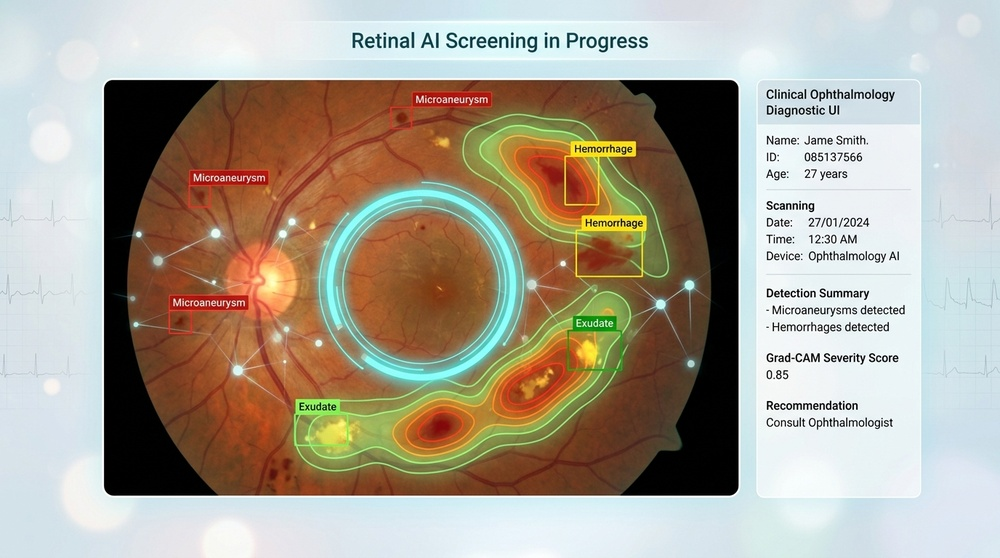
%> input picture ai_dr_bg_scan.jpg, 1000 x 558 px, shrunk from 1376 x 768 before the run
$ octave --eval "result = enhanceImage(imread('../../../../ai_dr_bg_scan.jpg'));"   (GNU Octave 9; MATLAB toolbox functions it lacks are replaced by stand-ins)
%> lines starting %> are read from the running program, lines starting %| are printed output that depends on the picture
function outImg = enhanceImage(img, qc)
%ENHANCEIMAGE  Adaptive enhancement for borderline-quality fundus images.
%
%   outImg = ENHANCEIMAGE(img, qc) applies, conditionally on the quality
%   report qc from ASSESSIMAGEQUALITY:
%       - illumination normalization (background estimation + division)
%       - CLAHE contrast enhancement on luminance channel
%       - edge-preserving denoising
%   and returns an RGB image in the original class/range.
%
%   If qc is omitted, all steps are applied at default strength.

    if nargin < 2
        qc = struct('illumination', 0.5, 'contrast', 0.5, 'sharpness', 0.7);
    end

    wasUint8 = isa(img, 'uint8');
%> wasUint8 = true
    imgD = im2double(img);

    % Work in Lab color space so we enhance luminance without distorting
    % the red/green channel relationships lesion detectors rely on.
    labImg = rgb2lab(imgD);
%> labImg: size 558x1000x3 double; mean of channels 1, 2, 3 66.2, 2.9, 10.2
    L = labImg(:,:,1) / 100; % normalize to [0,1]
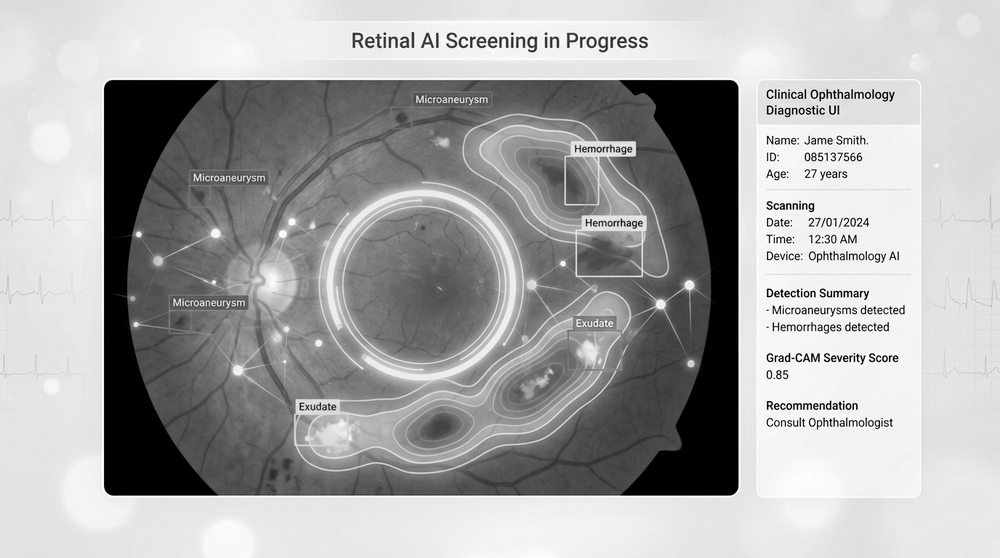
%> L: size 558x1000 double; min 0, max 1, mean 0.662

    % --- 1. Illumination normalization ---
    % Estimate slowly-varying background illumination with a large
    % Gaussian blur, then flatten it out (common fundus preprocessing trick).
    if qc.illumination < 0.75
        sigma = round(min(size(L,1), size(L,2)) / 12);
%> sigma = 47
        background = imgaussfilt(L, max(sigma,10));
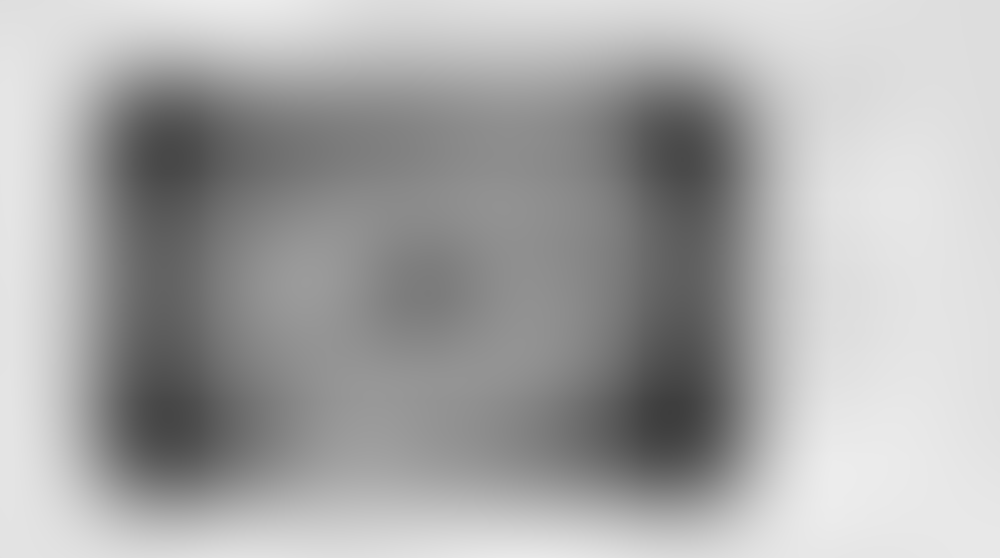
%> background: size 558x1000 double; min 0.243, max 0.928, mean 0.663
        L = L - background + mean(background(:));
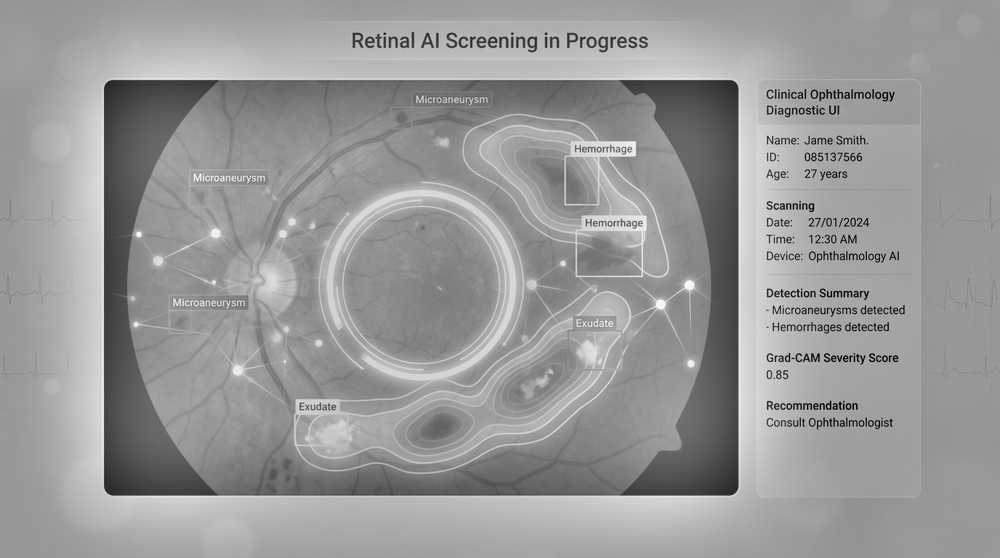
%> L: size 558x1000 double; min -0.244, max 1.27, mean 0.662; drawn with min black and max white
        L = mat2gray(L);
    end

    % --- 2. CLAHE ---
    claheStrength = 1 - qc.contrast; % worse contrast -> stronger CLAHE
    clipLimit = 0.01 + 0.03 * claheStrength; % keep it gentle to avoid noise amplification
    L = adapthisteq(L, 'ClipLimit', clipLimit, 'Distribution', 'rayleigh');
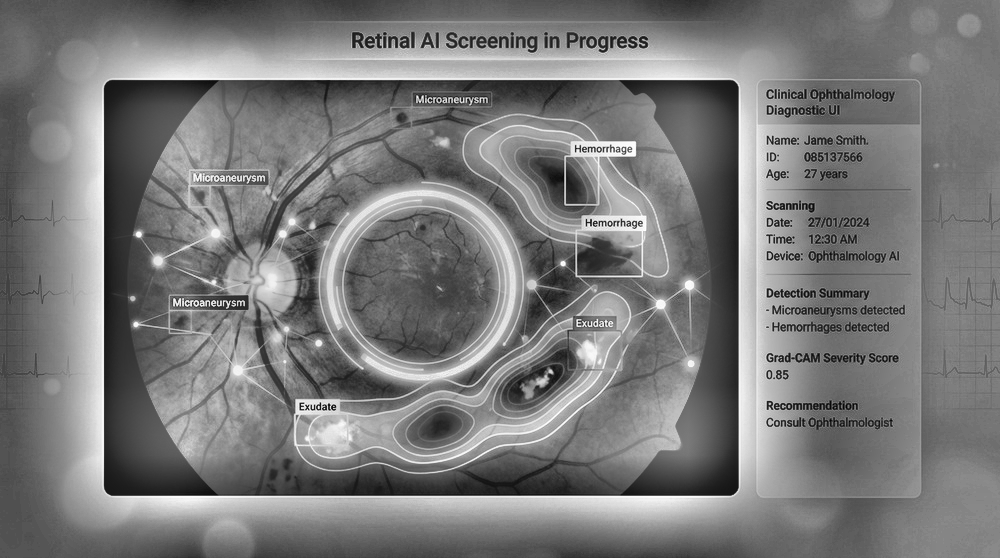
%> L: size 558x1000 double; min 0, max 1, mean 0.479

    % --- 3. Denoising (only if focus score suggests noise, not real blur) ---
    if isfield(qc, 'sharpness') && qc.sharpness < 0.6
        L = imbilatfilt(L, 0.01, 3); % edge-preserving, protects vessel edges
    end

    labImg(:,:,1) = L * 100;
%> labImg: size 558x1000x3 double; mean of channels 1, 2, 3 47.9, 2.9, 10.2
    outImgD = lab2rgb(labImg);
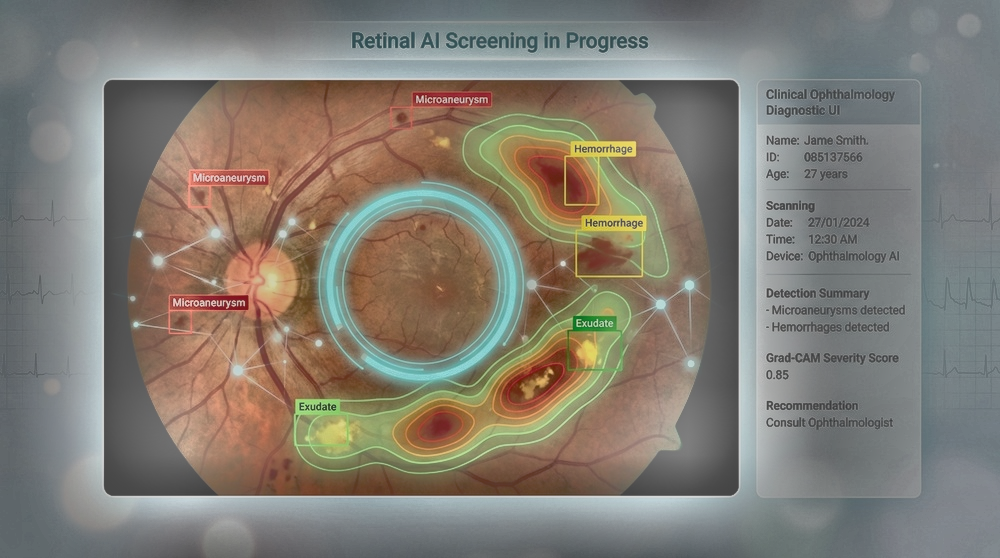
%> outImgD: size 558x1000x3 double; mean R, G, B 0.476, 0.44, 0.382; drawn with min black and max white
    outImgD = min(max(outImgD, 0), 1);
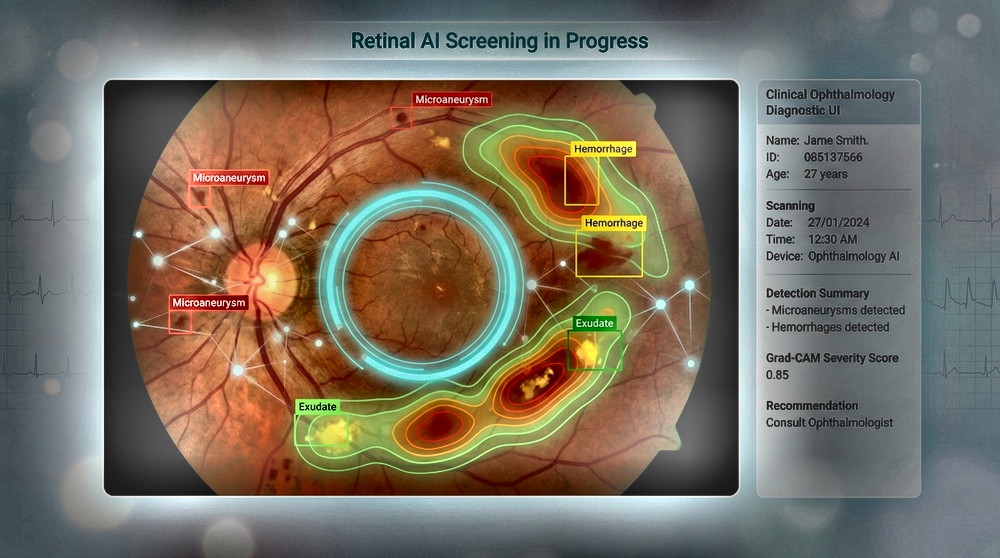
%> outImgD: size 558x1000x3 double; mean R, G, B 0.475, 0.44, 0.384

    if wasUint8
        outImg = im2uint8(outImgD);
    else
        outImg = outImgD;
    end
end

$ run again, on ai_eye_neural_lens.jpg
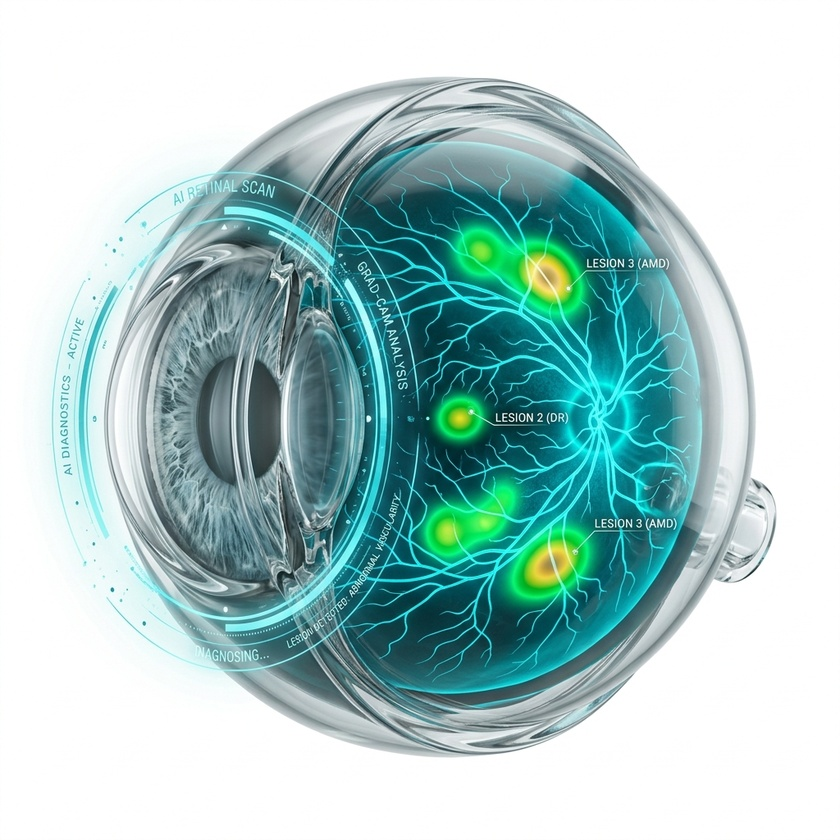
%> input picture ai_eye_neural_lens.jpg, 840 x 840 px, shrunk from 1024 x 1024 before the run
%> in enhanceImage, `background = imgaussfilt(L, max(sigma,10));`:
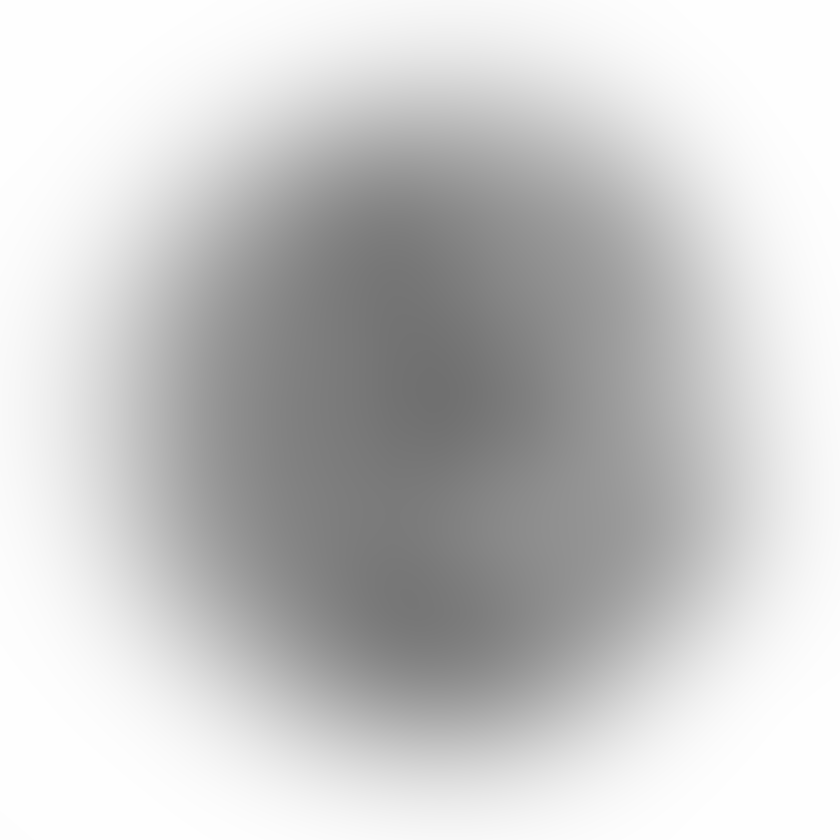
%> background: size 840x840 double; min 0.44, max 0.999, mean 0.789
%> in enhanceImage, `outImgD = min(max(outImgD, 0), 1);`:
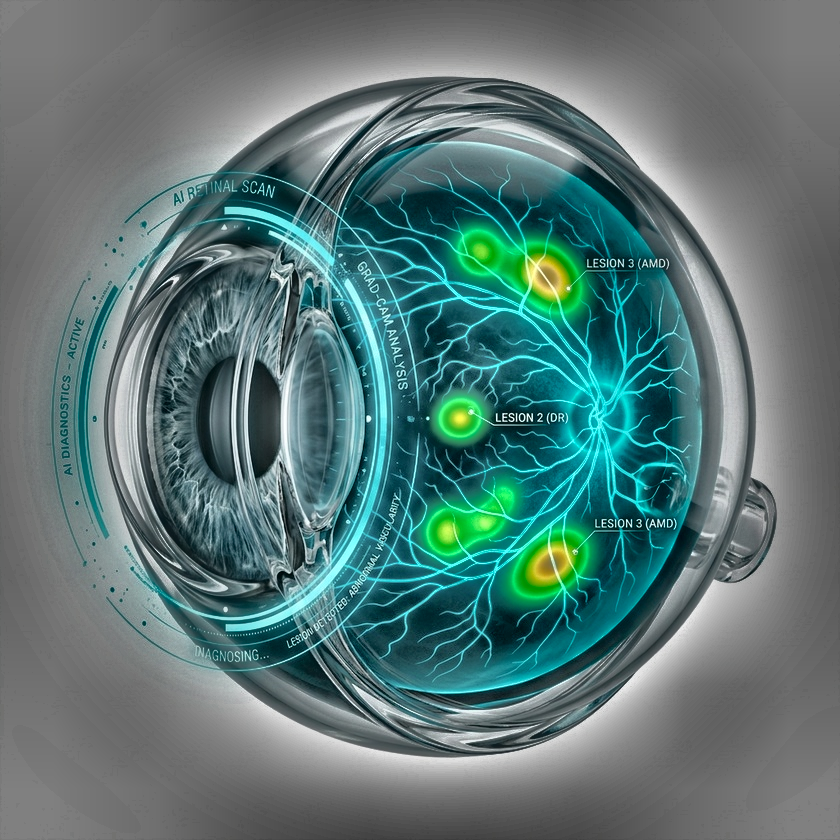
%> outImgD: size 840x840x3 double; mean R, G, B 0.356, 0.471, 0.466
